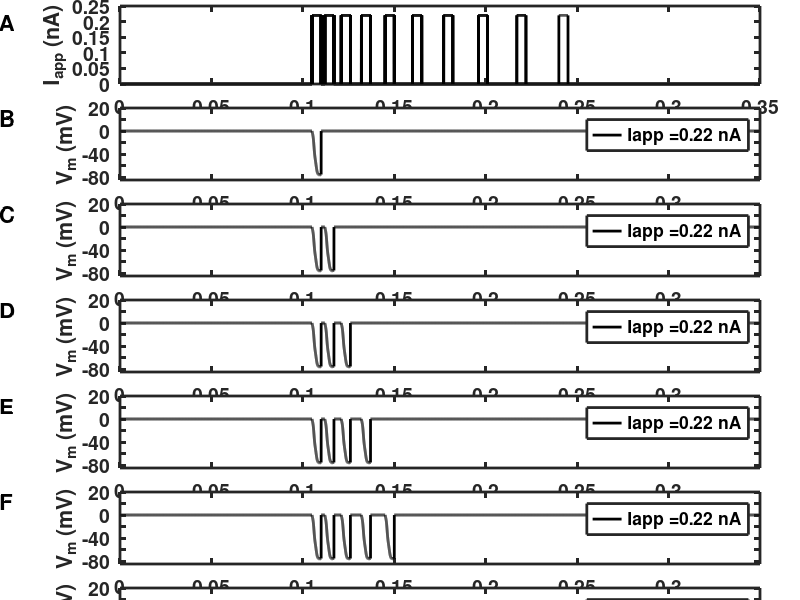

The MATLAB script that drew this image:
%tutorial 4.1 Q1c
% Sayaka (Saya) Minegishi
% 2/10/2024

clear
close all

dt = 1e-6;          % time-step for integration (sec)
tmax=0.35;           % maximum time of simulation (sec)
t=0:dt:tmax;            % vector of time points

%% Neuron parameters
E_L = -0.060;       % leak reversal potential (V)
E_Na = 0.045;       % reversal for sodium channels (V)
E_K = -0.082;       % reversal for potassium channels (V)
V0 = -0.0702; %membrane potential stabilizes at this voltage                 (V)

G_L = 30e-9;        % specific leak conductance (S)
G_Na = 12e-6;       % specific sodium conductance (S)
G_K = 3.6e-6;         % specific potassium conductance (S)

Cm = 100e-12;       % specific membrane capacitance (F)

Ntrials = 10; %number of current pulses
amplitude_iapp = 0.22e-9; %amplitude of applied current (A)
Ibase = 0;          % Baseline current before pulse
Iapp=Ibase*ones(size(t));   % Applied current has a baseline


min_delay_pulse = 5e-3; %minimum delay between pulses (s)
max_delay_pulse = 25e-3; %max delay between pulses (s)
deltat = (max_delay_pulse-min_delay_pulse)/Ntrials;
delay_btwn_pulse = [min_delay_pulse : deltat : max_delay_pulse]; %delay between pulses (s)

istart = 0.1;      % time applied current starts (sec)
ilength=5e-3;        % length of applied current pulse (sec)


V=zeros(size(t));           % membrane potential vector
V(1) = E_L;             % set the inititial value of voltage
    
n=zeros(size(t));       % n: potassium activation gating variable
n(1) = 0.35;            % start off near steady state when V is E_L
m=zeros(size(t));       % m: sodium activation gating variable
m(1) = 0.05;            % start off near steady state when V is E_L
h=zeros(size(t));       % h: sodim inactivation gating variable
h(1) = 0.75;            % start off near steady state when V is E_L

Itot=zeros(size(t));    % record the total current
I_Na=zeros(size(t));    % record sodium curret
I_K=zeros(size(t));     % record potassium current
I_L=zeros(size(t));     % record leak current

%% Now loop through trials
for trial = 1:Ntrials
    istart = istart + delay_btwn_pulse(trial); %update start time of pulse
    Ie= amplitude_iapp;           % New applied current each trial
    
    %% current clamp initialization
    
    for i=round(istart/dt)+1:round((istart+ilength)/dt) % make non-zero for duration of current pulse
        Iapp(i) = Ie;
    end
    
    
    for i = round(istart/dt)+1:round((istart+ilength)/dt) % now see how things change through time
        
        I_L(i) = G_L*(E_L-V(i));      % calculate leak current
        
        Vm = -70-1000*V(i);             % convert V to Hodgkin-Huxley form               % Vm is instantaneous voltage in mV
        
      %% Update all of the voltage-dependent rate constants for gating variables
        if ( Vm == -25 )
            alpha_m = 0.1/0.1;              % sodium activation rate
        else
            alpha_m = (0.1*(Vm+25))/(exp(0.1*(Vm+25))-1);   % sodium activation rate
        end
        beta_m = 4*exp(Vm/18);              % sodium deactivation rate
        
        alpha_h = 0.07*exp(Vm/20);          % sodium inactivation rate
        beta_h = 1/(1+exp((Vm+30)/10));     % sodium deinactivation rate
        
        if ( Vm == -10)
            alpha_n = 0.01/0.1;             % potassium activation rate
        else
            alpha_n = (0.01*(Vm+10))/(exp(0.1*(Vm+10))-1);  % potassium activation rate
        end
        beta_n = 0.125*exp((Vm)/80);        % potassium deactivation rate
        
        %% Use rate constants to evaluate time constants and instantaneous steady state
        % From the alpha and beta for each gating variable we find the steady
        % state values (_inf) and the time constants (tau_) for each m,h and n.
        tau_m = 1e-3/(alpha_m+beta_m);         % sodium activation variable
        m_inf = alpha_m/(alpha_m+beta_m);   % sodium activation variable
        
        tau_h = 1e-3/(alpha_h+beta_h);         % sodium inactivation variable
        h_inf = alpha_h/(alpha_h+beta_h);   % sodium inactivation variable
        
        tau_n = 1e-3/(alpha_n+beta_n);         % potassium activation variable
        n_inf = alpha_n/(alpha_n+beta_n);   % potassium activation variable
        
        
        % Now update gating variables using the Forward Euler method
        if ( i > 1 )
            m(i) = m(i-1) + (m_inf-m(i-1))*dt/tau_m;    % Update m
            
            h(i) = h(i-1) + (h_inf-h(i-1))*dt/tau_h;    % Update h
            
            n(i) = n(i-1) + (n_inf-n(i-1))*dt/tau_n;    % Update n
        end
        
        % Now update currents and membrane potential using Forward Euler
        % method
        I_Na(i) = G_Na*m(i)*m(i)*m(i)*h(i)*(E_Na-V(i)); % sodium current
        I_K(i) = G_K*n(i)*n(i)*n(i)*n(i)*(E_K-V(i));    % potassium current
        Itot(i) = I_L(i)+I_Na(i)+I_K(i)+Iapp(i);        % total current is sum of leak + active channels + applied current
        V(i+1) = V(i) + Itot(i)*dt/Cm;                  % Update the membrane potential, V.
        
    end
    
    %% Set default styles for the plot
    set(0,'DefaultLineLineWidth',2,...
        'DefaultLineMarkerSize',8, ...
        'DefaultAxesLineWidth',2, ...
        'DefaultAxesFontSize',14,...
        'DefaultAxesFontWeight','Bold');
    
    figure(1) % Figure 4.6 in the textbook
  
    
    %% Plot all applied currents on one subplot at the top
    subplot('Position',[0.15 0.86 0.8 0.13])
    plot(t(10:10:end),1e9*Iapp(10:10:end),'k')
    ylabel('I_{app} (nA)')
    hold on
    
    %% Plot membrane potential traces one below the other by trial
    subplot('Position',[0.15 0.86-trial*0.16 0.8 0.12])
    plot(t(10:10:end),1000*V(10:10:end),'k');
    axis([0 tmax -85 40])
    
    % The command strcat allows concatenation of different pieces of text
    % (strings) to be used in the legend. The command num2str converts the
    % numerical value of Ie used in the trial into a string that can be
    % added to the legend
    legstring = strcat('Iapp =  ',num2str(Ie*1e9),' nA')
    legend(legstring);                  % add legend to the figure
    
    if ( trial == Ntrials )             % Only label the time axis once
        xlabel('Time, sec')
    end
    
    ylabel('V_{m} (mV)')
    set(gca,'YTick',[-80:20:40])
    set(gca,'YTickLabel',{'-80' '' '-40' '' '0' '' '20'})

   
end

%% The annotation command can add text to any location on the figure.
%  Here it is used for figure labels A-F.
annotation('textbox',[0 0.95 0.05 0.05],'String','A','LineStyle','none','FontSize',16,'FontWeight','Bold')
annotation('textbox',[0 0.79 0.05 0.05],'String','B','LineStyle','none','FontSize',16,'FontWeight','Bold')
annotation('textbox',[0 0.63 0.05 0.05],'String','C','LineStyle','none','FontSize',16,'FontWeight','Bold')
annotation('textbox',[0 0.47 0.05 0.05],'String','D','LineStyle','none','FontSize',16,'FontWeight','Bold')
annotation('textbox',[0 0.31 0.05 0.05],'String','E','LineStyle','none','FontSize',16,'FontWeight','Bold')
annotation('textbox',[0 0.15 0.05 0.05],'String','F','LineStyle','none','FontSize',16,'FontWeight','Bold')

